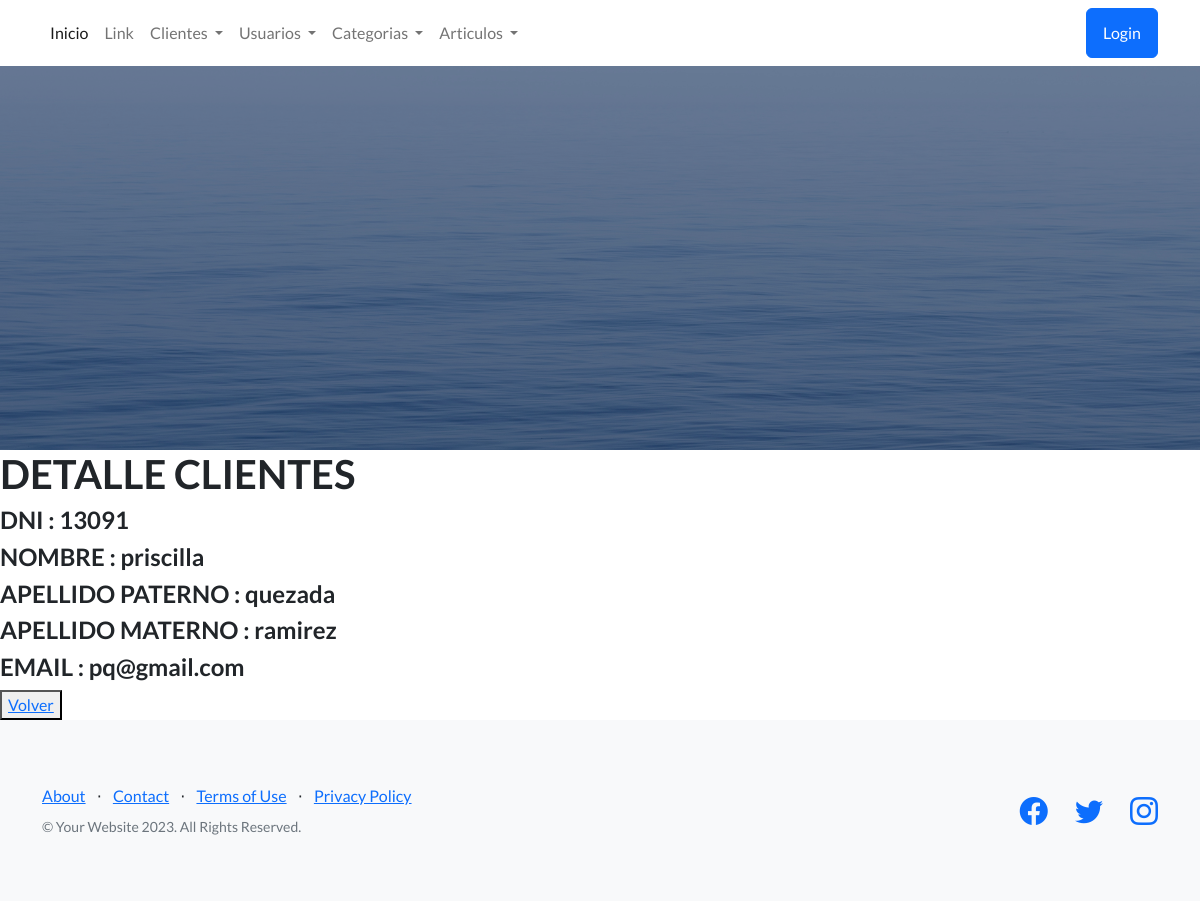
The app's page /app-coder/DetalleClientes/10/ with its own data.
### AppCoder/models.py (models this page shows, shortened)
class Clientes(models.Model):
    dni = models.CharField(max_length=9,null=False,blank=False)
    nombre = models.CharField(max_length=40,null=False,blank=False)
    apellidoPaterno = models.CharField(max_length=40)
    apellidoMaterno = models.CharField(max_length=40)
    email = models.EmailField()
    user = models.OneToOneField(User, on_delete=models.CASCADE)

### AppCoder/views.py (the view)
# urls.py: path('DetalleClientes/<pk>/', ClienteDetail.as_view(), name="DetalleClientes"),
class ClienteDetail(DetailView):
    model = Clientes
    template_name = "cliente_detail.html"
    context_object_name = "cliente"

### AppCoder/templates/cliente_detail.html
{% extends 'inicio.html' %}
{% block contenidoQuecambia %}
    <h1>DETALLE CLIENTES</h1>
    <h4>DNI              : {{cliente.dni}}</h4>
    <h4>NOMBRE           : {{cliente.nombre}}</h4>
    <h4>APELLIDO PATERNO : {{cliente.apellidoPaterno}}</h4>
    <h4>APELLIDO MATERNO : {{cliente.apellidoMaterno}}</h4>
    <h4>EMAIL            : {{cliente.email}}</h4>
    <button>
        <a href="{% url 'ListarClientes' %}" > Volver </a>
    </button>
{% endblock contenidoQuecambia %}

### records on screen
Clientes: dni "13091", nombre "priscilla", apellidoPaterno "quezada", apellidoMaterno "ramirez", email "pq@gmail.com"
